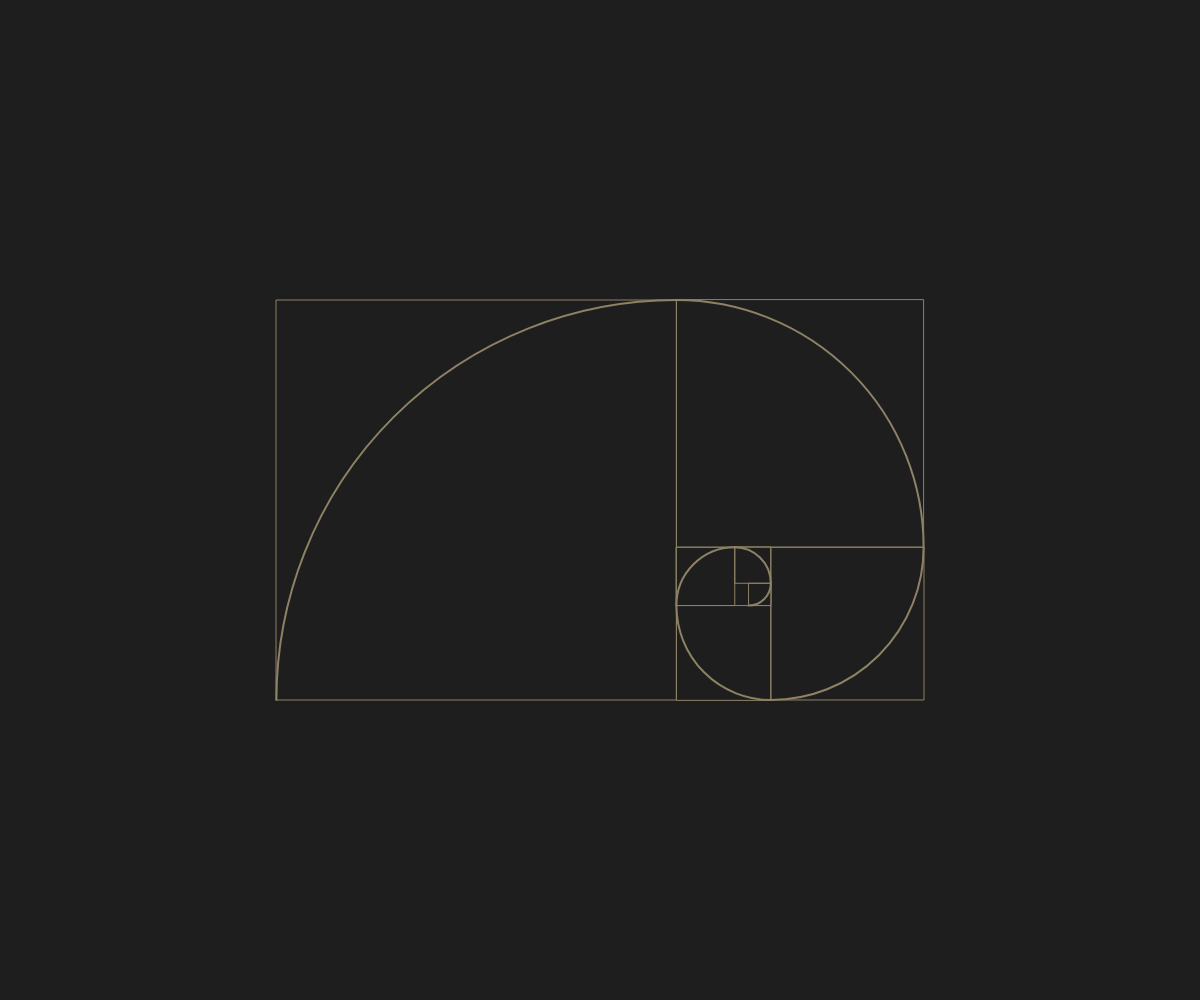
Frame 1 (no input)
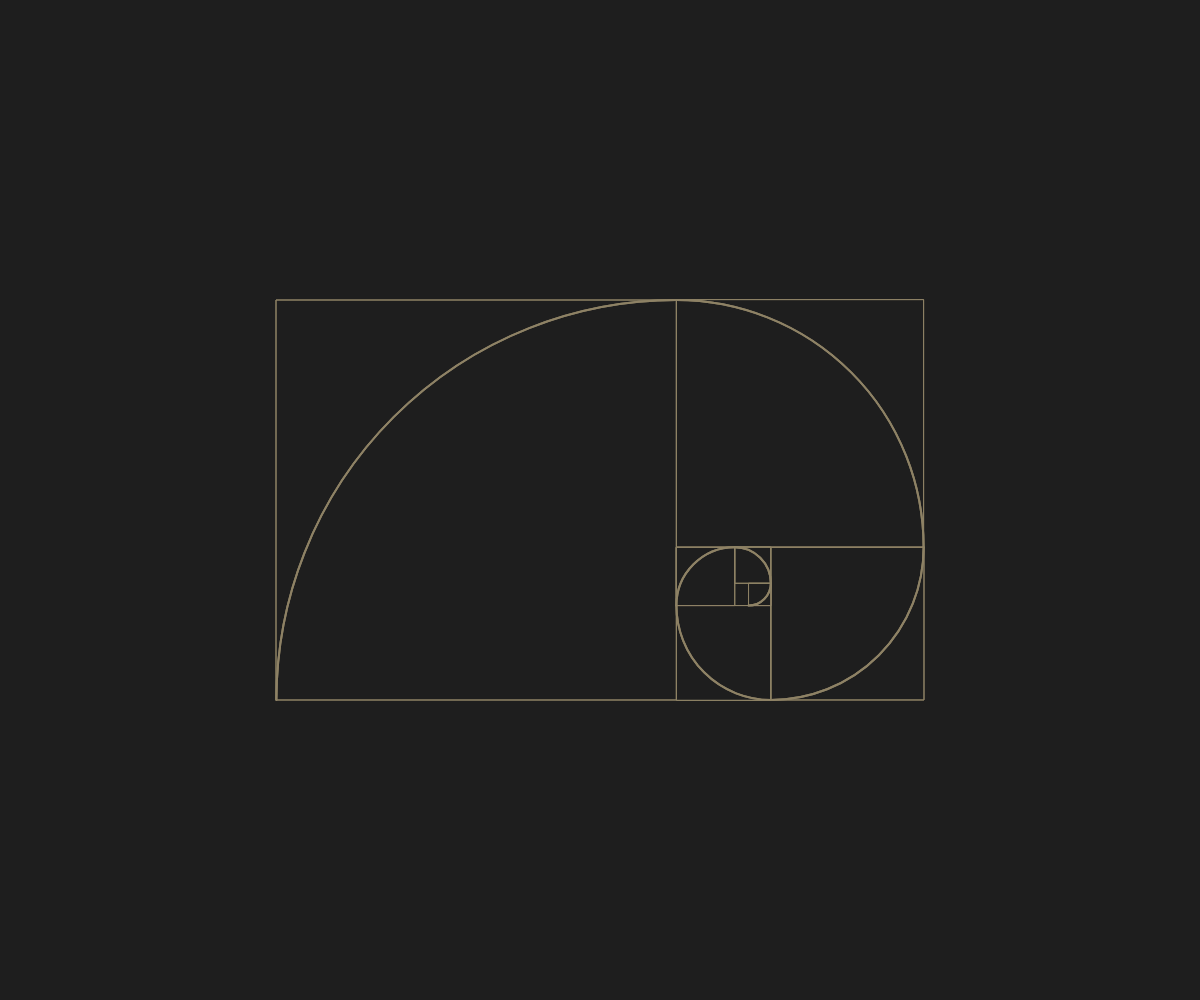
Frame 2 (the mouse pressed at the canvas centre, redrawn once)

The p5.js sketch that drew these frames (run headless with seeded random() and noise() and a simulated clock; the mouse was pressed at the canvas centre and the sketch redrawn once):

// p5.js sketch
// ── sketch.js
let recTime = 0;

function setup() {
  createCanvas(windowWidth, windowHeight);
  background(30);
  noLoop();
}

function draw() {
  noFill();

  push();
  translate(width/2 - 1.618*200, height/2 - 200);
  spiral(400);
  pop();
}

function spiral(size){
  stroke('#8E8265');
  strokeWeight(1);
  rect(0,0,size,size);

  strokeWeight(2);
  arc(size,size,2*size,2*size,-PI,-PI/2);

  push();
  if(size > 30){
    translate(1.618*size,0);
    rotate(PI/2);
    spiral(0.618*size);
  }
  pop();
}
